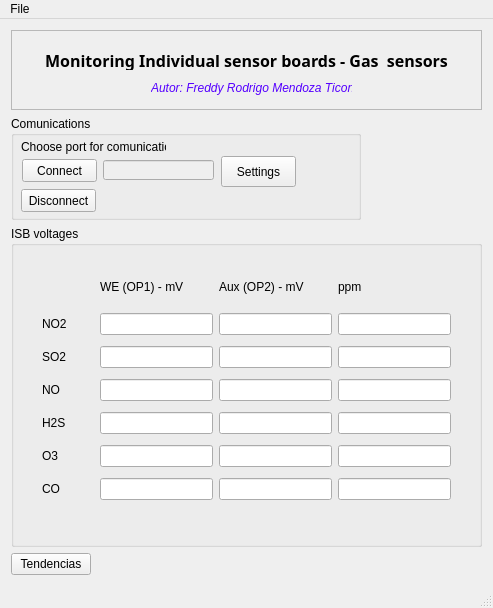
<?xml version="1.0" encoding="UTF-8"?>
<ui version="4.0">
 <class>MainWindow</class>
 <widget class="QMainWindow" name="MainWindow">
  <property name="geometry">
   <rect>
    <x>0</x>
    <y>0</y>
    <width>492</width>
    <height>608</height>
   </rect>
  </property>
  <property name="windowTitle">
   <string>Gas Sensors interface</string>
  </property>
  <widget class="QWidget" name="centralWidget">
   <layout class="QVBoxLayout" name="verticalLayout">
    <item>
     <widget class="QFrame" name="frame">
      <property name="minimumSize">
       <size>
        <width>400</width>
        <height>80</height>
       </size>
      </property>
      <property name="maximumSize">
       <size>
        <width>510</width>
        <height>80</height>
       </size>
      </property>
      <property name="frameShape">
       <enum>QFrame::StyledPanel</enum>
      </property>
      <property name="frameShadow">
       <enum>QFrame::Raised</enum>
      </property>
      <widget class="QLabel" name="label_10">
       <property name="geometry">
        <rect>
         <x>10</x>
         <y>20</y>
         <width>451</width>
         <height>20</height>
        </rect>
       </property>
       <property name="palette">
        <palette>
         <active>
          <colorrole role="WindowText">
           <brush brushstyle="SolidPattern">
            <color alpha="255">
             <red>0</red>
             <green>0</green>
             <blue>0</blue>
            </color>
           </brush>
          </colorrole>
          <colorrole role="Button">
           <brush brushstyle="SolidPattern">
            <color alpha="255">
             <red>255</red>
             <green>255</green>
             <blue>255</blue>
            </color>
           </brush>
          </colorrole>
          <colorrole role="Light">
           <brush brushstyle="SolidPattern">
            <color alpha="255">
             <red>255</red>
             <green>255</green>
             <blue>255</blue>
            </color>
           </brush>
          </colorrole>
          <colorrole role="Midlight">
           <brush brushstyle="SolidPattern">
            <color alpha="255">
             <red>255</red>
             <green>255</green>
             <blue>255</blue>
            </color>
           </brush>
          </colorrole>
          <colorrole role="Dark">
           <brush brushstyle="SolidPattern">
            <color alpha="255">
             <red>127</red>
             <green>127</green>
             <blue>127</blue>
            </color>
           </brush>
          </colorrole>
          <colorrole role="Mid">
           <brush brushstyle="SolidPattern">
            <color alpha="255">
             <red>170</red>
             <green>170</green>
             <blue>170</blue>
            </color>
           </brush>
          </colorrole>
          <colorrole role="Text">
           <brush brushstyle="SolidPattern">
            <color alpha="255">
             <red>0</red>
             <green>0</green>
             <blue>0</blue>
            </color>
           </brush>
          </colorrole>
          <colorrole role="BrightText">
           <brush brushstyle="SolidPattern">
            <color alpha="255">
             <red>255</red>
             <green>255</green>
             <blue>255</blue>
            </color>
           </brush>
          </colorrole>
          <colorrole role="ButtonText">
           <brush brushstyle="SolidPattern">
            <color alpha="255">
             <red>0</red>
             <green>0</green>
             <blue>0</blue>
            </color>
           </brush>
          </colorrole>
          <colorrole role="Base">
           <brush brushstyle="SolidPattern">
            <color alpha="255">
             <red>255</red>
             <green>255</green>
             <blue>255</blue>
            </color>
           </brush>
          </colorrole>
          <colorrole role="Window">
           <brush brushstyle="SolidPattern">
            <color alpha="255">
             <red>255</red>
             <green>255</green>
             <blue>255</blue>
            </color>
           </brush>
          </colorrole>
          <colorrole role="Shadow">
           <brush brushstyle="SolidPattern">
            <color alpha="255">
             <red>0</red>
             <green>0</green>
             <blue>0</blue>
            </color>
           </brush>
          </colorrole>
          <colorrole role="AlternateBase">
           <brush brushstyle="SolidPattern">
            <color alpha="255">
             <red>255</red>
             <green>255</green>
             <blue>255</blue>
            </color>
           </brush>
          </colorrole>
          <colorrole role="ToolTipBase">
           <brush brushstyle="SolidPattern">
            <color alpha="255">
             <red>255</red>
             <green>255</green>
             <blue>220</blue>
            </color>
           </brush>
          </colorrole>
          <colorrole role="ToolTipText">
           <brush brushstyle="SolidPattern">
            <color alpha="255">
             <red>0</red>
             <green>0</green>
             <blue>0</blue>
            </color>
           </brush>
          </colorrole>
         </active>
         <inactive>
          <colorrole role="WindowText">
           <brush brushstyle="SolidPattern">
            <color alpha="255">
             <red>0</red>
             <green>0</green>
             <blue>0</blue>
            </color>
           </brush>
          </colorrole>
          <colorrole role="Button">
           <brush brushstyle="SolidPattern">
            <color alpha="255">
             <red>255</red>
             <green>255</green>
             <blue>255</blue>
            </color>
           </brush>
          </colorrole>
          <colorrole role="Light">
           <brush brushstyle="SolidPattern">
            <color alpha="255">
             <red>255</red>
             <green>255</green>
             <blue>255</blue>
            </color>
           </brush>
          </colorrole>
          <colorrole role="Midlight">
           <brush brushstyle="SolidPattern">
            <color alpha="255">
             <red>255</red>
             <green>255</green>
             <blue>255</blue>
            </color>
           </brush>
          </colorrole>
          <colorrole role="Dark">
           <brush brushstyle="SolidPattern">
            <color alpha="255">
             <red>127</red>
             <green>127</green>
             <blue>127</blue>
            </color>
           </brush>
          </colorrole>
          <colorrole role="Mid">
           <brush brushstyle="SolidPattern">
            <color alpha="255">
             <red>170</red>
             <green>170</green>
             <blue>170</blue>
            </color>
           </brush>
          </colorrole>
          <colorrole role="Text">
           <brush brushstyle="SolidPattern">
            <color alpha="255">
             <red>0</red>
             <green>0</green>
             <blue>0</blue>
            </color>
           </brush>
          </colorrole>
          <colorrole role="BrightText">
           <brush brushstyle="SolidPattern">
            <color alpha="255">
             <red>255</red>
             <green>255</green>
             <blue>255</blue>
            </color>
           </brush>
          </colorrole>
          <colorrole role="ButtonText">
           <brush brushstyle="SolidPattern">
            <color alpha="255">
             <red>0</red>
             <green>0</green>
             <blue>0</blue>
            </color>
           </brush>
          </colorrole>
          <colorrole role="Base">
           <brush brushstyle="SolidPattern">
            <color alpha="255">
             <red>255</red>
             <green>255</green>
             <blue>255</blue>
            </color>
           </brush>
          </colorrole>
          <colorrole role="Window">
           <brush brushstyle="SolidPattern">
            <color alpha="255">
             <red>255</red>
             <green>255</green>
             <blue>255</blue>
            </color>
           </brush>
          </colorrole>
          <colorrole role="Shadow">
           <brush brushstyle="SolidPattern">
            <color alpha="255">
             <red>0</red>
             <green>0</green>
             <blue>0</blue>
            </color>
           </brush>
          </colorrole>
          <colorrole role="AlternateBase">
           <brush brushstyle="SolidPattern">
            <color alpha="255">
             <red>255</red>
             <green>255</green>
             <blue>255</blue>
            </color>
           </brush>
          </colorrole>
          <colorrole role="ToolTipBase">
           <brush brushstyle="SolidPattern">
            <color alpha="255">
             <red>255</red>
             <green>255</green>
             <blue>220</blue>
            </color>
           </brush>
          </colorrole>
          <colorrole role="ToolTipText">
           <brush brushstyle="SolidPattern">
            <color alpha="255">
             <red>0</red>
             <green>0</green>
             <blue>0</blue>
            </color>
           </brush>
          </colorrole>
         </inactive>
         <disabled>
          <colorrole role="WindowText">
           <brush brushstyle="SolidPattern">
            <color alpha="255">
             <red>127</red>
             <green>127</green>
             <blue>127</blue>
            </color>
           </brush>
          </colorrole>
          <colorrole role="Button">
           <brush brushstyle="SolidPattern">
            <color alpha="255">
             <red>255</red>
             <green>255</green>
             <blue>255</blue>
            </color>
           </brush>
          </colorrole>
          <colorrole role="Light">
           <brush brushstyle="SolidPattern">
            <color alpha="255">
             <red>255</red>
             <green>255</green>
             <blue>255</blue>
            </color>
           </brush>
          </colorrole>
          <colorrole role="Midlight">
           <brush brushstyle="SolidPattern">
            <color alpha="255">
             <red>255</red>
             <green>255</green>
             <blue>255</blue>
            </color>
           </brush>
          </colorrole>
          <colorrole role="Dark">
           <brush brushstyle="SolidPattern">
            <color alpha="255">
             <red>127</red>
             <green>127</green>
             <blue>127</blue>
            </color>
           </brush>
          </colorrole>
          <colorrole role="Mid">
           <brush brushstyle="SolidPattern">
            <color alpha="255">
             <red>170</red>
             <green>170</green>
             <blue>170</blue>
            </color>
           </brush>
          </colorrole>
          <colorrole role="Text">
           <brush brushstyle="SolidPattern">
            <color alpha="255">
             <red>127</red>
             <green>127</green>
             <blue>127</blue>
            </color>
           </brush>
          </colorrole>
          <colorrole role="BrightText">
           <brush brushstyle="SolidPattern">
            <color alpha="255">
             <red>255</red>
             <green>255</green>
             <blue>255</blue>
            </color>
           </brush>
          </colorrole>
          <colorrole role="ButtonText">
           <brush brushstyle="SolidPattern">
            <color alpha="255">
             <red>127</red>
             <green>127</green>
             <blue>127</blue>
            </color>
           </brush>
          </colorrole>
          <colorrole role="Base">
           <brush brushstyle="SolidPattern">
            <color alpha="255">
             <red>255</red>
             <green>255</green>
             <blue>255</blue>
            </color>
           </brush>
          </colorrole>
          <colorrole role="Window">
           <brush brushstyle="SolidPattern">
            <color alpha="255">
             <red>255</red>
             <green>255</green>
             <blue>255</blue>
            </color>
           </brush>
          </colorrole>
          <colorrole role="Shadow">
           <brush brushstyle="SolidPattern">
            <color alpha="255">
             <red>0</red>
             <green>0</green>
             <blue>0</blue>
            </color>
           </brush>
          </colorrole>
          <colorrole role="AlternateBase">
           <brush brushstyle="SolidPattern">
            <color alpha="255">
             <red>255</red>
             <green>255</green>
             <blue>255</blue>
            </color>
           </brush>
          </colorrole>
          <colorrole role="ToolTipBase">
           <brush brushstyle="SolidPattern">
            <color alpha="255">
             <red>255</red>
             <green>255</green>
             <blue>220</blue>
            </color>
           </brush>
          </colorrole>
          <colorrole role="ToolTipText">
           <brush brushstyle="SolidPattern">
            <color alpha="255">
             <red>0</red>
             <green>0</green>
             <blue>0</blue>
            </color>
           </brush>
          </colorrole>
         </disabled>
        </palette>
       </property>
       <property name="font">
        <font>
         <family>Tempus Sans ITC</family>
         <pointsize>12</pointsize>
         <weight>75</weight>
         <bold>true</bold>
        </font>
       </property>
       <property name="focusPolicy">
        <enum>Qt::NoFocus</enum>
       </property>
       <property name="text">
        <string>Monitoring Individual sensor boards - Gas  sensors</string>
       </property>
       <property name="alignment">
        <set>Qt::AlignCenter</set>
       </property>
      </widget>
      <widget class="QLabel" name="label_11">
       <property name="geometry">
        <rect>
         <x>140</x>
         <y>50</y>
         <width>201</width>
         <height>16</height>
        </rect>
       </property>
       <property name="text">
        <string>&lt;html&gt;&lt;head/&gt;&lt;body&gt;&lt;p&gt;&lt;span style=&quot; font-style:italic; color:#5500ff;&quot;&gt;		Autor: Freddy Rodrigo Mendoza Ticona &lt;/span&gt;&lt;/p&gt;&lt;/body&gt;&lt;/html&gt;</string>
       </property>
      </widget>
     </widget>
    </item>
    <item>
     <widget class="QGroupBox" name="groupBox_1">
      <property name="sizePolicy">
       <sizepolicy hsizetype="Fixed" vsizetype="Fixed">
        <horstretch>0</horstretch>
        <verstretch>0</verstretch>
       </sizepolicy>
      </property>
      <property name="minimumSize">
       <size>
        <width>341</width>
        <height>101</height>
       </size>
      </property>
      <property name="maximumSize">
       <size>
        <width>350</width>
        <height>120</height>
       </size>
      </property>
      <property name="title">
       <string>Comunications</string>
      </property>
      <widget class="QLabel" name="label_9">
       <property name="geometry">
        <rect>
         <x>10</x>
         <y>23</y>
         <width>145</width>
         <height>16</height>
        </rect>
       </property>
       <property name="text">
        <string>Choose port for comunication:</string>
       </property>
      </widget>
      <widget class="QPushButton" name="pushButton_disconnect">
       <property name="geometry">
        <rect>
         <x>10</x>
         <y>73</y>
         <width>75</width>
         <height>23</height>
        </rect>
       </property>
       <property name="text">
        <string>Disconnect</string>
       </property>
      </widget>
      <widget class="QPushButton" name="pushButton_connect">
       <property name="geometry">
        <rect>
         <x>11</x>
         <y>43</y>
         <width>75</width>
         <height>23</height>
        </rect>
       </property>
       <property name="text">
        <string>Connect</string>
       </property>
      </widget>
      <widget class="QLineEdit" name="lineEdit_com">
       <property name="enabled">
        <bool>false</bool>
       </property>
       <property name="geometry">
        <rect>
         <x>92</x>
         <y>44</y>
         <width>111</width>
         <height>20</height>
        </rect>
       </property>
      </widget>
      <widget class="QPushButton" name="pushButton_settings">
       <property name="geometry">
        <rect>
         <x>210</x>
         <y>40</y>
         <width>75</width>
         <height>31</height>
        </rect>
       </property>
       <property name="text">
        <string>Settings</string>
       </property>
      </widget>
     </widget>
    </item>
    <item>
     <widget class="QGroupBox" name="groupBox">
      <property name="minimumSize">
       <size>
        <width>471</width>
        <height>321</height>
       </size>
      </property>
      <property name="maximumSize">
       <size>
        <width>500</width>
        <height>400</height>
       </size>
      </property>
      <property name="title">
       <string>ISB voltages</string>
      </property>
      <widget class="QWidget" name="">
       <property name="geometry">
        <rect>
         <x>20</x>
         <y>30</y>
         <width>431</width>
         <height>261</height>
        </rect>
       </property>
       <layout class="QGridLayout" name="gridLayout">
        <item row="0" column="1">
         <widget class="QLabel" name="label_7">
          <property name="maximumSize">
           <size>
            <width>16777215</width>
            <height>30</height>
           </size>
          </property>
          <property name="font">
           <font>
            <pointsize>9</pointsize>
           </font>
          </property>
          <property name="text">
           <string>WE (OP1) - mV</string>
          </property>
         </widget>
        </item>
        <item row="0" column="2">
         <widget class="QLabel" name="label_8">
          <property name="maximumSize">
           <size>
            <width>16777215</width>
            <height>30</height>
           </size>
          </property>
          <property name="font">
           <font>
            <pointsize>9</pointsize>
           </font>
          </property>
          <property name="text">
           <string>Aux (OP2) - mV</string>
          </property>
         </widget>
        </item>
        <item row="0" column="3">
         <widget class="QLabel" name="label_12">
          <property name="maximumSize">
           <size>
            <width>16777215</width>
            <height>30</height>
           </size>
          </property>
          <property name="font">
           <font>
            <pointsize>9</pointsize>
           </font>
          </property>
          <property name="text">
           <string>ppm</string>
          </property>
         </widget>
        </item>
        <item row="1" column="0">
         <widget class="QLabel" name="label">
          <property name="font">
           <font>
            <pointsize>9</pointsize>
           </font>
          </property>
          <property name="text">
           <string>NO2</string>
          </property>
         </widget>
        </item>
        <item row="1" column="1">
         <widget class="QLineEdit" name="lineEdit_WE1">
          <property name="maximumSize">
           <size>
            <width>113</width>
            <height>16777215</height>
           </size>
          </property>
          <property name="readOnly">
           <bool>true</bool>
          </property>
         </widget>
        </item>
        <item row="1" column="2">
         <widget class="QLineEdit" name="lineEdit_AUX1">
          <property name="maximumSize">
           <size>
            <width>113</width>
            <height>16777215</height>
           </size>
          </property>
          <property name="readOnly">
           <bool>true</bool>
          </property>
         </widget>
        </item>
        <item row="1" column="3">
         <widget class="QLineEdit" name="lineEdit_ppm1">
          <property name="maximumSize">
           <size>
            <width>113</width>
            <height>16777215</height>
           </size>
          </property>
          <property name="readOnly">
           <bool>true</bool>
          </property>
         </widget>
        </item>
        <item row="2" column="0">
         <widget class="QLabel" name="label_2">
          <property name="font">
           <font>
            <pointsize>9</pointsize>
           </font>
          </property>
          <property name="text">
           <string>SO2</string>
          </property>
         </widget>
        </item>
        <item row="2" column="1">
         <widget class="QLineEdit" name="lineEdit_WE2">
          <property name="maximumSize">
           <size>
            <width>113</width>
            <height>16777215</height>
           </size>
          </property>
          <property name="readOnly">
           <bool>true</bool>
          </property>
         </widget>
        </item>
        <item row="2" column="2">
         <widget class="QLineEdit" name="lineEdit_AUX2">
          <property name="maximumSize">
           <size>
            <width>113</width>
            <height>16777215</height>
           </size>
          </property>
          <property name="readOnly">
           <bool>true</bool>
          </property>
         </widget>
        </item>
        <item row="2" column="3">
         <widget class="QLineEdit" name="lineEdit_ppm2">
          <property name="maximumSize">
           <size>
            <width>113</width>
            <height>16777215</height>
           </size>
          </property>
          <property name="readOnly">
           <bool>true</bool>
          </property>
         </widget>
        </item>
        <item row="3" column="0">
         <widget class="QLabel" name="label_3">
          <property name="font">
           <font>
            <pointsize>9</pointsize>
           </font>
          </property>
          <property name="text">
           <string>NO</string>
          </property>
         </widget>
        </item>
        <item row="3" column="1">
         <widget class="QLineEdit" name="lineEdit_WE3">
          <property name="maximumSize">
           <size>
            <width>113</width>
            <height>16777215</height>
           </size>
          </property>
          <property name="readOnly">
           <bool>true</bool>
          </property>
         </widget>
        </item>
        <item row="3" column="2">
         <widget class="QLineEdit" name="lineEdit_AUX3">
          <property name="maximumSize">
           <size>
            <width>113</width>
            <height>16777215</height>
           </size>
          </property>
          <property name="readOnly">
           <bool>true</bool>
          </property>
         </widget>
        </item>
        <item row="3" column="3">
         <widget class="QLineEdit" name="lineEdit_ppm3">
          <property name="maximumSize">
           <size>
            <width>113</width>
            <height>16777215</height>
           </size>
          </property>
          <property name="readOnly">
           <bool>true</bool>
          </property>
         </widget>
        </item>
        <item row="4" column="0">
         <widget class="QLabel" name="label_4">
          <property name="font">
           <font>
            <pointsize>9</pointsize>
           </font>
          </property>
          <property name="text">
           <string>H2S</string>
          </property>
         </widget>
        </item>
        <item row="4" column="1">
         <widget class="QLineEdit" name="lineEdit_WE4">
          <property name="maximumSize">
           <size>
            <width>113</width>
            <height>16777215</height>
           </size>
          </property>
          <property name="readOnly">
           <bool>true</bool>
          </property>
         </widget>
        </item>
        <item row="4" column="2">
         <widget class="QLineEdit" name="lineEdit_AUX4">
          <property name="maximumSize">
           <size>
            <width>113</width>
            <height>16777215</height>
           </size>
          </property>
          <property name="readOnly">
           <bool>true</bool>
          </property>
         </widget>
        </item>
        <item row="4" column="3">
         <widget class="QLineEdit" name="lineEdit_ppm4">
          <property name="maximumSize">
           <size>
            <width>113</width>
            <height>16777215</height>
           </size>
          </property>
          <property name="readOnly">
           <bool>true</bool>
          </property>
         </widget>
        </item>
        <item row="5" column="0">
         <widget class="QLabel" name="label_5">
          <property name="font">
           <font>
            <pointsize>9</pointsize>
           </font>
          </property>
          <property name="text">
           <string>O3</string>
          </property>
         </widget>
        </item>
        <item row="5" column="1">
         <widget class="QLineEdit" name="lineEdit_WE5">
          <property name="maximumSize">
           <size>
            <width>113</width>
            <height>16777215</height>
           </size>
          </property>
          <property name="readOnly">
           <bool>true</bool>
          </property>
         </widget>
        </item>
        <item row="5" column="2">
         <widget class="QLineEdit" name="lineEdit_AUX5">
          <property name="maximumSize">
           <size>
            <width>113</width>
            <height>16777215</height>
           </size>
          </property>
          <property name="readOnly">
           <bool>true</bool>
          </property>
         </widget>
        </item>
        <item row="5" column="3">
         <widget class="QLineEdit" name="lineEdit_ppm5">
          <property name="maximumSize">
           <size>
            <width>113</width>
            <height>16777215</height>
           </size>
          </property>
          <property name="readOnly">
           <bool>true</bool>
          </property>
         </widget>
        </item>
        <item row="6" column="0">
         <widget class="QLabel" name="label_6">
          <property name="font">
           <font>
            <pointsize>9</pointsize>
           </font>
          </property>
          <property name="text">
           <string>CO</string>
          </property>
         </widget>
        </item>
        <item row="6" column="1">
         <widget class="QLineEdit" name="lineEdit_WE6">
          <property name="maximumSize">
           <size>
            <width>113</width>
            <height>16777215</height>
           </size>
          </property>
          <property name="readOnly">
           <bool>true</bool>
          </property>
         </widget>
        </item>
        <item row="6" column="2">
         <widget class="QLineEdit" name="lineEdit_AUX6">
          <property name="maximumSize">
           <size>
            <width>113</width>
            <height>16777215</height>
           </size>
          </property>
          <property name="readOnly">
           <bool>true</bool>
          </property>
         </widget>
        </item>
        <item row="6" column="3">
         <widget class="QLineEdit" name="lineEdit_ppm6">
          <property name="maximumSize">
           <size>
            <width>113</width>
            <height>16777215</height>
           </size>
          </property>
          <property name="readOnly">
           <bool>true</bool>
          </property>
         </widget>
        </item>
       </layout>
      </widget>
     </widget>
    </item>
    <item>
     <layout class="QGridLayout" name="gridLayout_2">
      <item row="0" column="0">
       <widget class="QPushButton" name="pushButton_tend">
        <property name="text">
         <string>Tendencias</string>
        </property>
       </widget>
      </item>
      <item row="0" column="1">
       <spacer name="horizontalSpacer">
        <property name="orientation">
         <enum>Qt::Horizontal</enum>
        </property>
        <property name="sizeHint" stdset="0">
         <size>
          <width>40</width>
          <height>20</height>
         </size>
        </property>
       </spacer>
      </item>
     </layout>
    </item>
   </layout>
  </widget>
  <widget class="QMenuBar" name="menuBar">
   <property name="geometry">
    <rect>
     <x>0</x>
     <y>0</y>
     <width>492</width>
     <height>21</height>
    </rect>
   </property>
   <widget class="QMenu" name="menuFile">
    <property name="title">
     <string>File</string>
    </property>
    <addaction name="actionAbout_Us"/>
    <addaction name="actionSave"/>
    <addaction name="actionLoad"/>
   </widget>
   <addaction name="menuFile"/>
  </widget>
  <widget class="QStatusBar" name="statusBar"/>
  <action name="actionAbout_Us">
   <property name="text">
    <string>About Us</string>
   </property>
  </action>
  <action name="actionSave">
   <property name="text">
    <string>Save</string>
   </property>
  </action>
  <action name="actionLoad">
   <property name="text">
    <string>Load</string>
   </property>
  </action>
 </widget>
 <layoutdefault spacing="6" margin="11"/>
 <resources/>
 <connections/>
</ui>
